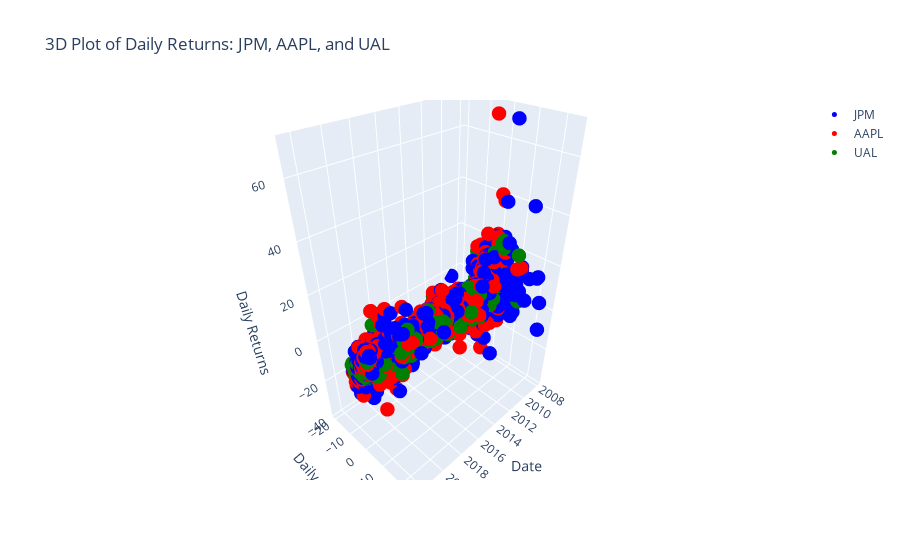

Write notebook code for a chart like this one.
### Markdown cell above
<font color='dodgerblue'> <b> Bonus: 3D Plot</b><font color='orange'>

### Code cell
import pandas as pd
import plotly.graph_objects as go

# Veri setini yeniden yükleyelim
returns_df = pd.read_csv('stocks_daily_returns.csv')
returns_df['Date'] = pd.to_datetime(returns_df['Date'])
returns_df.set_index('Date', inplace=True)

# Create a DataFrame for plotting with plotly
plot_df = returns_df.reset_index()

# Create the figure
fig = go.Figure()

# Add JPM scatter plot
fig.add_trace(go.Scatter3d(
    x=plot_df['Date'],
    y=plot_df['JPM'],
    z=plot_df['UAL'],
    mode='markers',
    marker=dict(color='blue', size=5),
    text=plot_df['Date'].dt.strftime('%Y-%m-%d'),
    name='JPM'
))

# Add AAPL scatter plot
fig.add_trace(go.Scatter3d(
    x=plot_df['Date'],
    y=plot_df['AAPL'],
    z=plot_df['UAL'],
    mode='markers',
    marker=dict(color='red', size=5),
    text=plot_df['Date'].dt.strftime('%Y-%m-%d'),
    name='AAPL'
))

# Add UAL scatter plot
fig.add_trace(go.Scatter3d(
    x=plot_df['Date'],
    y=plot_df['AAPL'],
    z=plot_df['JPM'],
    mode='markers',
    marker=dict(color='green', size=5),
    text=plot_df['Date'].dt.strftime('%Y-%m-%d'),
    name='UAL'
))

# Set the titles and labels
fig.update_layout(
    title='3D Plot of Daily Returns: JPM, AAPL, and UAL',
    scene=dict(
        xaxis_title='Date',
        yaxis_title='Daily Returns',
        zaxis_title='Daily Returns'
    )
)

# Show the plot
fig.show()

### Figure 1 — Plotly figure (JSON) as saved in the notebook; plotly's stock layout.template omitted (floating-point values rounded to 4 significant figures; data arrays with more than 128 entries replaced by an {"elided": "..."} marker saying what was removed)
{"data": [{"marker": {"color": "blue", "size": 5}, "mode": "markers", "name": "JPM", "text": {"elided": "3642 str values"}, "type": "scatter3d", "x": {"elided": "3642 str values"}, "y": {"elided": "3642 float values"}, "z": {"elided": "3642 float values"}}, {"marker": {"color": "red", "size": 5}, "mode": "markers", "name": "AAPL", "text": {"elided": "3642 str values"}, "type": "scatter3d", "x": {"elided": "3642 str values"}, "y": {"elided": "3642 float values"}, "z": {"elided": "3642 float values"}}, {"marker": {"color": "green", "size": 5}, "mode": "markers", "name": "UAL", "text": {"elided": "3642 str values"}, "type": "scatter3d", "x": {"elided": "3642 str values"}, "y": {"elided": "3642 float values"}, "z": {"elided": "3642 float values"}}], "layout": {"scene": {"xaxis": {"title": {"text": "Date"}}, "yaxis": {"title": {"text": "Daily Returns"}}, "zaxis": {"title": {"text": "Daily Returns"}}}, "title": {"text": "3D Plot of Daily Returns: JPM, AAPL, and UAL"}}}
